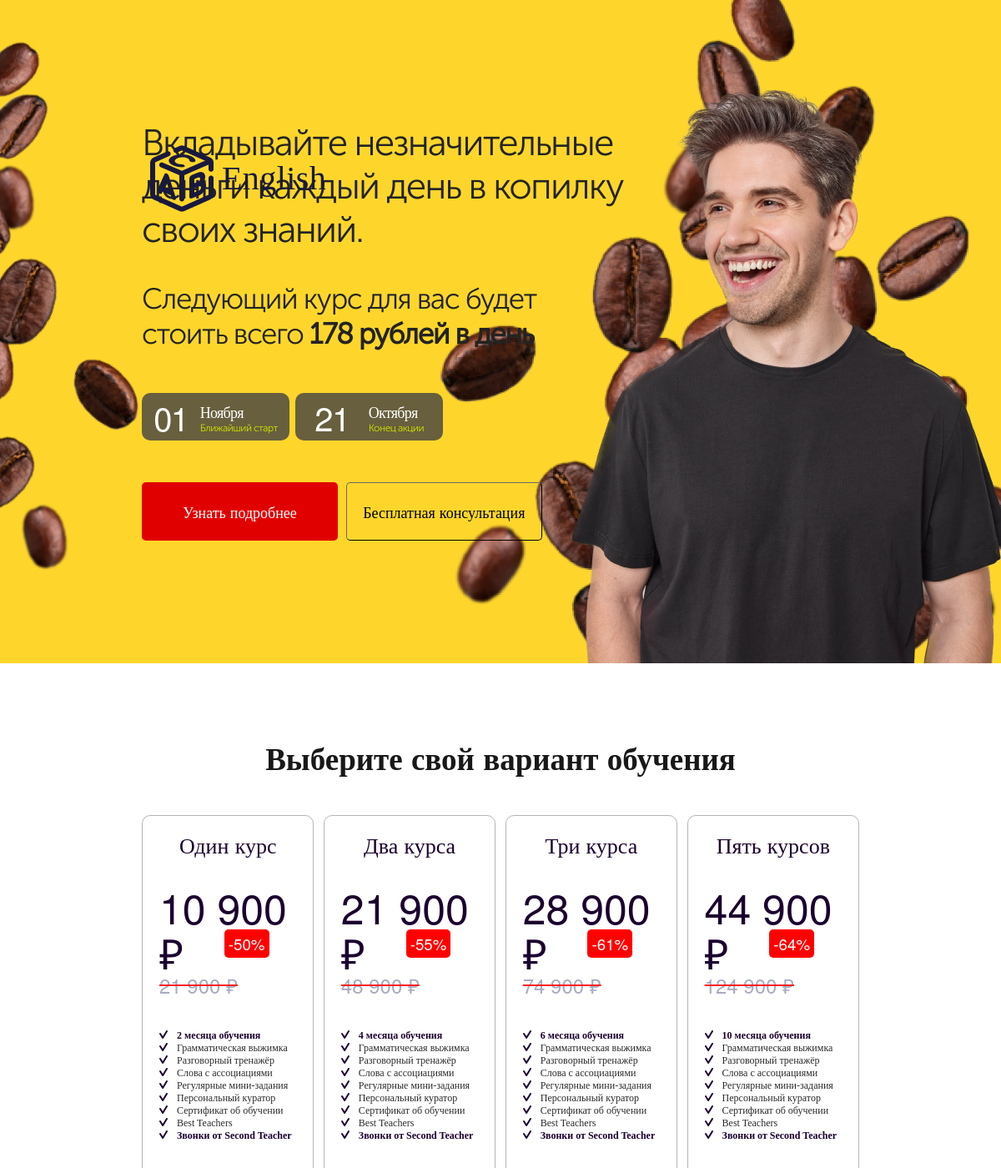
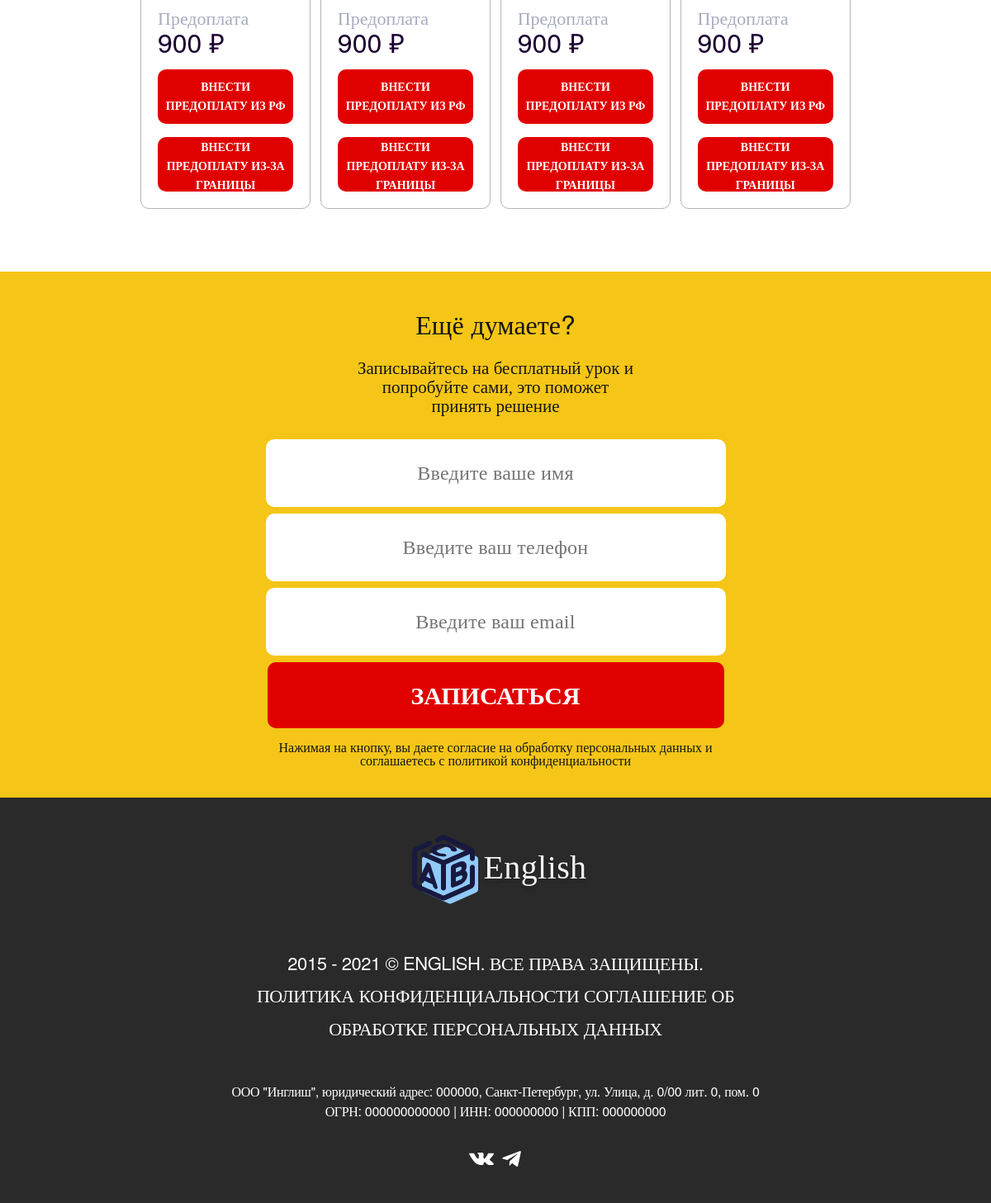
The page / on the database its author committed (2 pictures, top to bottom).
### tables this page shows
CREATE TABLE `promo_prices` (
  `id` int(11) NOT NULL AUTO_INCREMENT,
  `promo_id` varchar(45) DEFAULT NULL,
  `order` int(1) DEFAULT NULL,
  `title` varchar(45) DEFAULT NULL,
  `price` int(7) DEFAULT NULL,
  `oldprice` int(7) DEFAULT NULL,
  `months` int(2) DEFAULT NULL,
  `prepay` int(7) DEFAULT NULL,
  `link_ru` varchar(255) DEFAULT NULL,
  `link_en` varchar(255) DEFAULT NULL,
  PRIMARY KEY (`id`)
);

### src/backend/controller/getPromoPrices.php (the view)
<?php
    $promo_prices = mysqli_query($connect, "SELECT * FROM `promo_prices` ORDER BY `order` ASC");
    $promo_prices = mysqli_fetch_all($promo_prices, MYSQLI_ASSOC);
    $count = count($promo_prices);
    for ($i = 0; $i < $count; $i++) {
        $promo_price = $promo_prices[$i];
    ?>
    <li class="promo_prices_items">
        <h4 class="promo_prices_items_title"><?php echo $promo_price['title']; ?></h4>
        <div class="promo_prices_items_price_block">
            <h1 class="promo_prices_items_price"><?php echo number_format($promo_price['price'], 0, '.', ' '); ?> ₽</h1>
            <p class="promo_prices_items_discount">
                -<?php echo
                    $discount = round((($promo_price['oldprice'] - $promo_price['price']) / $promo_price['oldprice']) * 100);
                ?>%
            </p>
        </div>
        <h4 class="promo_prices_items_oldprice"><?php echo number_format($promo_price['oldprice'], 0, '.', ' '); ?> ₽</h4>
        <ul class="promo_prices_items_description">
            <li class="promo_prices_items_description_mains">
                <svg xmlns="http://www.w3.org/2000/svg" width="10" height="10" viewBox="0 0 10 10" fill="none">
                    <path d="M1 4.06383L4.11111 9L9 1" stroke="#1B002F" stroke-width="2" stroke-linecap="round" stroke-linejoin="round"/>
                </svg>
                <?php echo $promo_price['months']; ?> месяца обучения
            </li>
            <li>
                <svg xmlns="http://www.w3.org/2000/svg" width="10" height="10" viewBox="0 0 10 10" fill="none">
                    <path d="M1 4.06383L4.11111 9L9 1" stroke="#1B002F" stroke-width="2" stroke-linecap="round" stroke-linejoin="round"/>
                </svg>
                Грамматическая выжимка
            </li>
            <li>
                <svg xmlns="http://www.w3.org/2000/svg" width="10" height="10" viewBox="0 0 10 10" fill="none">
                    <path d="M1 4.06383L4.11111 9L9 1" stroke="#1B002F" stroke-width="2" stroke-linecap="round" stroke-linejoin="round"/>
                </svg>
                Разговорный тренажёр
            </li>
            <li>
                <svg xmlns="http://www.w3.org/2000/svg" width="10" height="10" viewBox="0 0 10 10" fill="none">
                    <path d="M1 4.06383L4.11111 9L9 1" stroke="#1B002F" stroke-width="2" stroke-linecap="round" stroke-linejoin="round"/>
                </svg>
                Слова с ассоциациями
            </li>
            <li>
                <svg xmlns="http://www.w3.org/2000/svg" width="10" height="10" viewBox="0 0 10 10" fill="none">
                    <path d="M1 4.06383L4.11111 9L9 1" stroke="#1B002F" stroke-width="2" stroke-linecap="round" stroke-linejoin="round"/>
                </svg>
                Регулярные мини-задания
            </li>
            <li>
                <svg xmlns="http://www.w3.org/2000/svg" width="10" height="10" viewBox="0 0 10 10" fill="none">
                    <path d="M1 4.06383L4.11111 9L9 1" stroke="#1B002F" stroke-width="2" stroke-linecap="round" stroke-linejoin="round"/>
                </svg>
                Персональный куратор
            </li>
            <li>
                <svg xmlns="http://www.w3.org/2000/svg" width="10" height="10" viewBox="0 0 10 10" fill="none">
                    <path d="M1 4.06383L4.11111 9L9 1" stroke="#1B002F" stroke-width="2" stroke-linecap="round" stroke-linejoin="round"/>
                </svg>
                Сертификат об обучении
            </li>
            <li>
                <svg xmlns="http://www.w3.org/2000/svg" width="10" height="10" viewBox="0 0 10 10" fill="none">
                    <path d="M1 4.06383L4.11111 9L9 1" stroke="#1B002F" stroke-width="2" stroke-linecap="round" stroke-linejoin="round"/>
                </svg>
                Best Teachers
            </li>
            <li class="promo_prices_items_description_mains">
                <svg xmlns="http://www.w3.org/2000/svg" width="10" height="10" viewBox="0 0 10 10" fill="none">
                    <path d="M1 4.06383L4.11111 9L9 1" stroke="#1B002F" stroke-width="2" stroke-linecap="round" stroke-linejoin="round"/>
                </svg>
                Звонки от Second Teacher
            </li>
        </ul>
        <h4 class="promo_prices_items_prepay_title">Предоплата</h4>
        <h3 class="promo_prices_items_prepay"><?php echo number_format($promo_price['prepay'], 0, '.', ' '); ?> ₽</h3>
        <button>внести предоплату из рф</button>
        <button>внести предоплату из-за границы</button>
    </li>
    <?php
    }
?>

### src/index.php (shortened to what this page needs)
<?php
require_once './backend/config/connect.php';
?>
<!DOCTYPE html>
<html>
    <head>
        <link rel="stylesheet" type="text/css" href="assets/styles/fonts.css">
        <link rel="stylesheet" type="text/css" href="assets/styles/main.css">
    </head>
    <body>
        <header>
            <div class="header-title">
                <img id="header-title-img" src="assets/images/icons-8-english-961.png" alt="Title-icon">
                <p id="header-title-text">English</p>
            </div>
        </header>
        <section class="containers main-container">
            <div id="main-container-block">
                <h1>Вкладывайте незначительные деньги каждый день в копилку своих знаний.</h1>
                <h2>Следующий курс для вас будет стоить всего <strong>178 рублей в день</strong></h2>
                <div class="main-container-calendar-block">
                    <div class="main-container-calendar">
                        <p id="main-container-calendar-day-start">01</p>
                        <div>
                            <p id="main-container-calendar-month-start">Ноября</p>
                            <p class="main-container-calendar-text">Ближайший старт</p>
                        </div>
                    </div>
                    <div class="main-container-calendar">
                        <p id="main-container-calendar-day-end">21</p>
                        <div>
                            <p id="main-container-calendar-month-end">Октября</p>
                            <p class="main-container-calendar-text">Конец акции</p>
                        </div>
                    </div>
                </div>
                <div class="main-container-buttons-block">
                    <button class="main-container-buttons" id="main-container-button-about">Узнать подробнее</button>
                    <button class="main-container-buttons" id="main-container-button-free-сonsultation">Бесплатная консультация</button>
                </div>
            </div>
            <img id="main-container-img" src="assets/images/unnamed.png" alt="Main container image">
            <div id="main-container-bakcground-img-second"></div>
        </section>
        <section class="containers second-container">
            <h1 id="second-container-title">Выберите свой вариант обучения</h1>
            <div id="second-container-block">
                <ul id="promo_prices">
                    <?php include 'backend/controller/getPromoPrices.php'; ?>
                </ul>
            </div>
        </section>
        <section class="containers third-container">
            <form method="POST" id="postClientData">
                <h1>Ещё думаете?</h1>
                <h4>Записывайтесь на бесплатный урок и попробуйте сами, это поможет принять решение</h4>
                <input type="text" name="name" placeholder="Введите ваше имя">
                <input type="number" name="phone" placeholder="Введите ваш телефон">
                <input type="email" name="email" placeholder="Введите ваш email">
                <button type="submit">ЗАПИСАТЬСЯ</button>
                <p>Нажимая на кнопку, вы даете согласие на обработку персональных данных и соглашаетесь с политикой конфиденциальности</p>
            </form>
        </section>
        <footer>
            <div class="footer-title">
                <img id="footer-title-img" src="assets/images/icons-8-english-962.png" alt="Title-icon">
                <p id="footer-title-text">English</p>
            </div>
            <h4>2015 - 2021 © English. Все права защищены.<br>
                Политика конфиденциальности
                Соглашение об обработке персональных данных</h4>
            <p class="footer-adress">ООО "Инглиш", юридический адрес: 000000, Санкт-Петербург, ул. Улица, д. 0/00 лит. 0, пом. 0 <br>
                ОГРН: 000000000000 | ИНН: 000000000 | КПП: 000000000</p>
            <div>
                <ul>
                    <li>
                    </li>
                    <li>
                    </li>
                </ul>
            </div>
        </footer>
    </body>
</html>

### src/assets/styles/main.css (style rules this page uses)
body { top: 0; left: 0; width: 100%; margin: 0; }
button { cursor: pointer; }

### rows shown on the page
promo_prices: title "Один курс", price "10 900", oldprice+price "50", oldprice "21 900", months "2", prepay "900"
promo_prices: title "Два курса", price "21 900", oldprice+price "55", oldprice "48 900", months "4", prepay "900"
promo_prices: title "Три курса", price "28 900", oldprice+price "61", oldprice "74 900", months "6", prepay "900"
promo_prices: title "Пять курсов", price "44 900", oldprice+price "64", oldprice "124 900", months "10", prepay "900"
